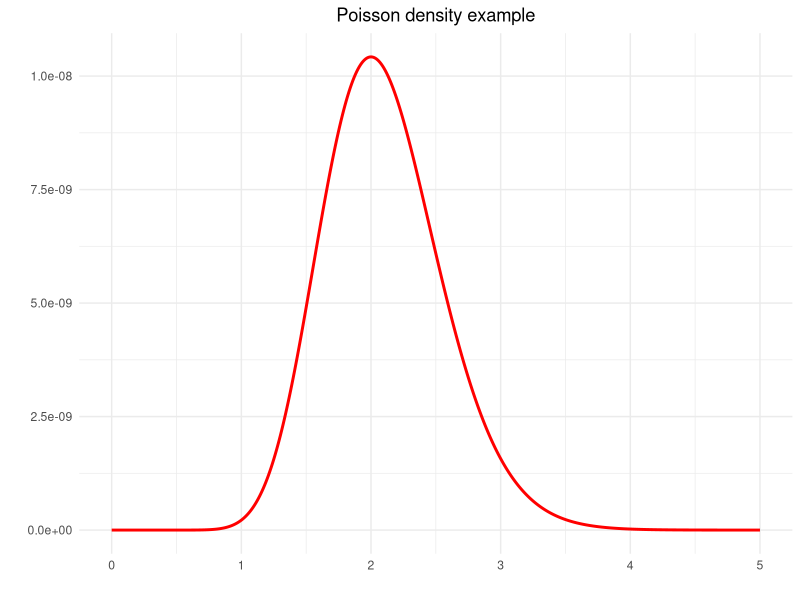

Generate this figure with R:
## ---- chunk 1
library(tidyverse)

theta <- seq(0,5,0.01)
y     <- (exp(-10*theta)*theta^20)/207360
df    <- tibble(theta=theta, y = y)

ggplot(df) +
  geom_line(aes(theta, y), color = "red", size=1) +
  theme_minimal() +
  labs(title="Poisson density example", x="", y="") +
  theme(legend.position = "none", plot.title = element_text(hjust = 0.5))
